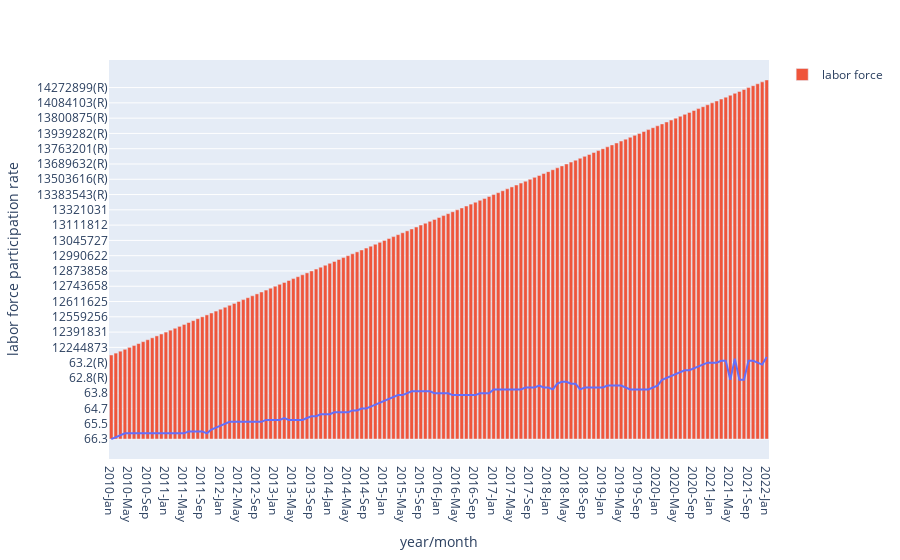

The notebook cell saved with this chart:
### Markdown cell above
## Laber Force

### Code cell
fig = px.line(unemployment, x="year/month", y="labor force participation rate")
fig.add_bar(x=unemployment['year/month'], y=unemployment['labor force'],name='labor force')
fig.show()

### Figure 1 — Plotly figure (JSON) as saved in the notebook; plotly's stock layout.template omitted (floating-point values rounded to 4 significant figures; data arrays with more than 128 entries replaced by an {"elided": "..."} marker saying what was removed)
{"data": [{"hovertemplate": "year/month=%{x}<br>labor force participation rate=%{y}<extra></extra>", "legendgroup": "", "line": {"color": "#636efa", "dash": "solid"}, "mode": "lines", "name": "", "orientation": "v", "showlegend": false, "type": "scatter", "x": {"elided": "145 str values"}, "xaxis": "x", "y": {"elided": "145 str values"}, "yaxis": "y"}, {"name": "labor force", "type": "bar", "x": {"elided": "145 str values"}, "y": {"elided": "145 str values"}}], "layout": {"legend": {"tracegroupgap": 0}, "margin": {"t": 60}, "xaxis": {"anchor": "y", "domain": [0, 1], "title": {"text": "year/month"}}, "yaxis": {"anchor": "x", "domain": [0, 1], "title": {"text": "labor force participation rate"}}}}
